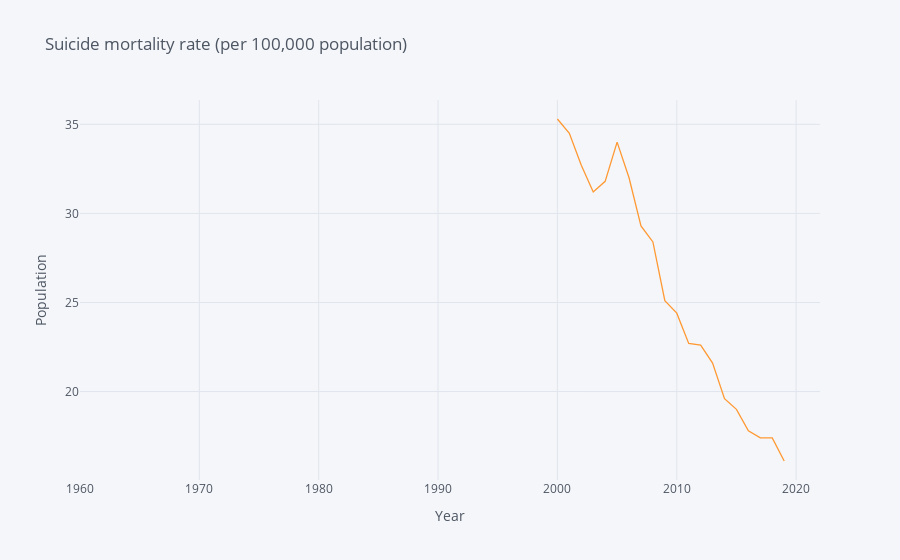

This figure's notebook cell:
### Code cell
#SH.STA.SUIC.P5        Suicide mortality rate (per 100,000 population)
ss_rate= {"SH.STA.SUIC.P5" : "BWA"}
ss = wbdata.get_dataframe(ss_rate, country = "BWA")

ss.index = hiv.index.astype(int)
ss.iplot(title="Suicide mortality rate (per 100,000 population)",xTitle='Year',yTitle='Population')

### Figure 1 — Plotly figure (JSON) as saved in the notebook; plotly's stock layout.template omitted (floating-point values rounded to 4 significant figures)
{"data": [{"line": {"color": "rgba(255, 153, 51, 1.0)", "dash": "solid", "shape": "linear", "width": 1.3}, "mode": "lines", "name": "BWA", "text": "", "type": "scatter", "x": [2022, 2021, 2020, 2019, 2018, 2017, 2016, 2015, 2014, 2013, 2012, 2011, 2010, 2009, 2008, 2007, 2006, 2005, 2004, 2003, 2002, 2001, 2000, 1999, 1998, 1997, 1996, 1995, 1994, 1993, 1992, 1991, 1990, 1989, 1988, 1987, 1986, 1985, 1984, 1983, 1982, 1981, 1980, 1979, 1978, 1977, 1976, 1975, 1974, 1973, 1972, 1971, 1970, 1969, 1968, 1967, 1966, 1965, 1964, 1963, 1962, 1961, 1960], "y": ["", "", "", 16.1, 17.4, 17.4, 17.8, 19, 19.6, 21.6, 22.6, 22.7, 24.4, 25.1, 28.4, 29.3, 32, 34, 31.8, 31.2, 32.7, 34.5, 35.3, "", "", "", "", "", "", "", "", "", "", "", "", "", "", "", "", "", "", "", "", "", "", "", "", "", "", "", "", "", "", "", "", "", "", "", "", "", "", "", ""]}], "layout": {"autosize": true, "dragmode": "zoom", "legend": {"bgcolor": "#F5F6F9", "font": {"color": "#4D5663"}}, "paper_bgcolor": "#F5F6F9", "plot_bgcolor": "#F5F6F9", "title": {"font": {"color": "#4D5663"}, "text": "Suicide mortality rate (per 100,000 population)"}, "xaxis": {"autorange": false, "gridcolor": "#E1E5ED", "range": [1960, 2022], "showgrid": true, "tickfont": {"color": "#4D5663"}, "title": {"font": {"color": "#4D5663"}, "text": "Year"}, "type": "linear", "zerolinecolor": "#E1E5ED"}, "yaxis": {"autorange": false, "gridcolor": "#E1E5ED", "range": [15.03, 36.37], "showgrid": true, "tickfont": {"color": "#4D5663"}, "title": {"font": {"color": "#4D5663"}, "text": "Population"}, "type": "linear", "zerolinecolor": "#E1E5ED"}}}
